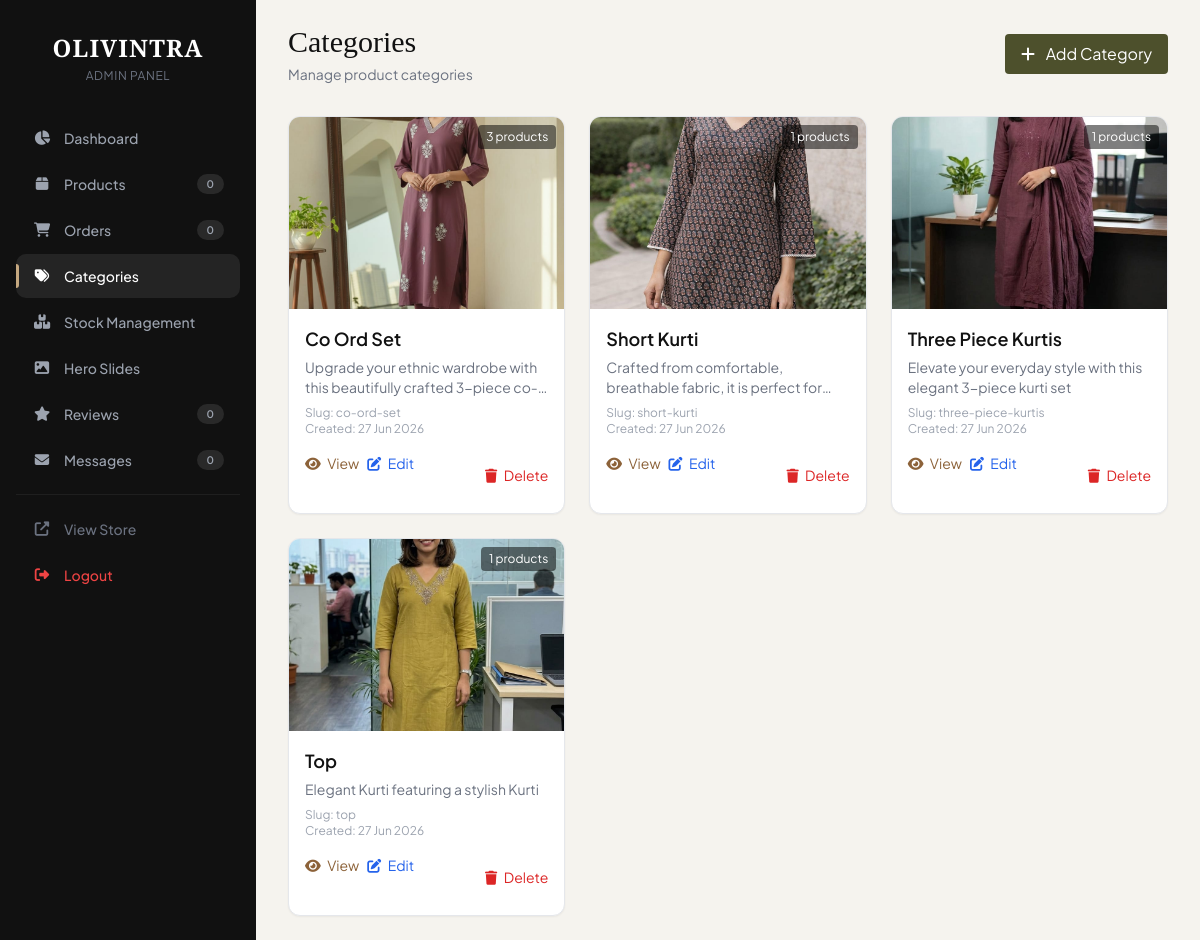
The page /admin/categories (signed in) on the database its author committed.
### models.py (models this page shows, shortened)
class Category(db.Model):
    id = db.Column(db.Integer, primary_key=True)
    name = db.Column(db.String(100), nullable=False)
    slug = db.Column(db.String(100), unique=True, nullable=False)
    image = db.Column(db.String(200))
    description = db.Column(db.Text)
    created_at = db.Column(db.DateTime, default=datetime.utcnow)
    updated_at = db.Column(db.DateTime, default=datetime.utcnow, onupdate=datetime.utcnow)
    products = db.relationship('Product', backref='category', lazy=True)

### app.py (the view)
@app.route('/admin/categories')
@login_required
@admin_required
def admin_categories():
    categories = Category.query.order_by(Category.name).all()
    return render_template('admin/categories.html', categories=categories)

### app.py (called while the page is built, shortened)
@login_manager.user_loader
def load_user(user_id):
    admin = Admin.query.get(int(user_id))
    if admin:
        return admin
    return None

@app.before_request
def create_admin():
    if not Admin.query.first():
        admin = Admin(username=Config.ADMIN_USERNAME)
        admin.set_password(Config.ADMIN_PASSWORD)
        db.session.add(admin)
        db.session.commit()

@app.context_processor
def utility_processor():
    def cart_count():
        if 'cart' in session:
            return sum(item['quantity'] for item in session['cart'])
        return 0
    whatsapp_number = '+919037392700'
    whatsapp_url = f'https://wa.me/{whatsapp_number}'
    return dict(
        cart_count=cart_count,
        whatsapp_number=whatsapp_number,
        whatsapp_url=whatsapp_url,
        datetime=datetime
    )

def admin_required(f):
    @wraps(f)
    def decorated_function(*args, **kwargs):
        if not current_user.is_authenticated:
            flash('Please login as admin to continue.', 'error')
            return redirect(url_for('admin_login'))
        if not isinstance(current_user, Admin):
            flash('Access denied. Admin only.', 'error')
            return redirect(url_for('admin_login'))
        return f(*args, **kwargs)
    return decorated_function

### templates/admin/categories.html (shortened to what this page needs)
{% extends "admin/base_admin.html" %}
{% block admin_content %}
<div class="mb-8">
    <div class="flex justify-between items-center">
        <div>
            <h2 class="text-3xl font-serif text-brand-dark">Categories</h2>
            <p class="text-gray-500 text-sm mt-1">Manage product categories</p>
        </div>
        <a href="{{ url_for('admin_add_category') }}" class="bg-[#4d502c] text-white px-4 py-2 rounded hover:bg-[#3d4022] transition">
            <i class="fas fa-plus mr-2"></i> Add Category
        </a>
    </div>
</div>
<div class="grid grid-cols-1 sm:grid-cols-2 lg:grid-cols-3 xl:grid-cols-4 gap-6">
    {% for category in categories %}
    <div class="bg-white rounded-xl shadow-sm border border-gray-200 overflow-hidden hover:shadow-md transition group">
        <div class="relative h-48 bg-gray-100">
            {% if category.image %}
            <img src="{{ url_for('static', filename='uploads/' + category.image) }}"
                 alt="{{ category.name }}"
                 class="w-full h-full object-cover">
            {% else %}
            <div class="w-full h-full flex items-center justify-center text-gray-400">
                <i class="fas fa-image text-4xl"></i>
            </div>
            {% endif %}
            <div class="absolute top-2 right-2 flex gap-1">
                <span class="bg-black/50 text-white text-xs px-2 py-1 rounded">
                    {{ category.products|length }} products
                </span>
            </div>
        </div>
        <div class="p-4">
            <h3 class="font-semibold text-brand-dark text-lg">{{ category.name }}</h3>
            {% if category.description %}
            <p class="text-gray-500 text-sm mt-1 line-clamp-2">{{ category.description }}</p>
            {% endif %}
            <p class="text-xs text-gray-400 mt-2">Slug: {{ category.slug }}</p>
            <p class="text-xs text-gray-400">Created: {{ category.created_at.strftime('%d %b %Y') }}</p>
            <div class="mt-4 flex gap-2">
                <a href="{{ url_for('shop') }}?category={{ category.slug }}"
                   target="_blank"
                   class="text-sm text-brand-accent hover:underline">
                    <i class="fas fa-eye mr-1"></i> View
                </a>
                <a href="{{ url_for('admin_edit_category', id=category.id) }}"
                   class="text-sm text-blue-600 hover:text-blue-800">
                    <i class="fas fa-edit mr-1"></i> Edit
                </a>
                <button onclick="deleteCategory({{ category.id }})"
                        class="text-sm text-red-600 hover:text-red-800 ml-auto">
                    <i class="fas fa-trash mr-1"></i> Delete
                </button>
            </div>
        </div>
    </div>
    {% endfor %}
</div>
{% endblock %}

### templates/admin/base_admin.html (shortened to what this page needs)
<!DOCTYPE html>
<html lang="en">
<head>
    <script src="https://cdn.tailwindcss.com"></script>
    <link rel="stylesheet" href="https://cdnjs.cloudflare.com/ajax/libs/font-awesome/6.5.0/css/all.min.css">
</head>
<body class="{% if is_login_page %}login-page{% endif %}">
                {% set pending_count = pending_orders|default(0) %}
                {% set review_count = pending_reviews|default(0) %}
                {% set msg_count = unread_messages|default(0) %}
    <div class="min-h-screen flex" style="background-color: #f5f3ee;">
        <div class="desktop-sidebar w-64 bg-brand-dark text-white min-h-screen p-4 flex-shrink-0" style="background: #111111;">
            <div class="mb-8 pt-4">
                <h1 class="text-2xl font-serif font-bold text-center tracking-wider text-white">OLIVINTRA</h1>
                <p class="text-center text-xs text-gray-500 mt-1 uppercase tracking-wider">Admin Panel</p>
            </div>
            <nav class="space-y-0.5">
                <a href="/admin" class="sidebar-link {% if request.path == '/admin' %}active{% endif %}">
                    <i class="fas fa-chart-pie"></i> Dashboard
                </a>
                <a href="/admin/products" class="sidebar-link {% if '/products' in request.path %}active{% endif %}">
                    <i class="fas fa-box"></i> Products
                    <span class="badge">{{ total_products if total_products else 0 }}</span>
                </a>
                <a href="/admin/orders" class="sidebar-link {% if '/orders' in request.path %}active{% endif %}">
                    <i class="fas fa-shopping-cart"></i> Orders
                    {% set pending_count = pending_orders|default(0) %}
                    <span class="badge {% if pending_count > 0 %}alert{% endif %}">{{ pending_count }}</span>
                </a>
                <a href="/admin/categories" class="sidebar-link {% if '/categories' in request.path %}active{% endif %}">
                    <i class="fas fa-tags"></i> Categories
                </a>
                <a href="/admin/stock-management" class="sidebar-link {% if '/stock-management' in request.path %}active{% endif %}">
                    <i class="fas fa-boxes"></i> Stock Management
                </a>
                <a href="/admin/hero" class="sidebar-link {% if '/hero' in request.path %}active{% endif %}">
                    <i class="fas fa-image"></i> Hero Slides
                </a>
                <a href="/admin/reviews" class="sidebar-link {% if '/reviews' in request.path %}active{% endif %}">
                    <i class="fas fa-star"></i> Reviews
                    {% set review_count = pending_reviews|default(0) %}
                    <span class="badge {% if review_count > 0 %}warning{% endif %}">{{ review_count }}</span>
                </a>
                <a href="/admin/messages" class="sidebar-link {% if '/messages' in request.path %}active{% endif %}">
                    <i class="fas fa-envelope"></i> Messages
                    {% set msg_count = unread_messages|default(0) %}
                    <span class="badge {% if msg_count > 0 %}info{% endif %}">{{ msg_count }}</span>
                </a>
                <hr style="border-color:rgba(255,255,255,0.06); margin:12px 0;">
                <a href="/" target="_blank" class="sidebar-link" style="color:#6b7280;">
                    <i class="fas fa-external-link-alt"></i> View Store
                </a>
                <button class="sidebar-link" style="color:#ef4444; width:100%; text-align:left; border:none; background:none; font-size:0.875rem; font-weight:500; font-family:inherit; padding:11px 16px; cursor:pointer;" onclick="openLogoutModal()">
                    <i class="fas fa-sign-out-alt"></i> Logout
                </button>
            </nav>
        </div>
        <div class="flex-1 min-w-0 admin-main" style="padding: 24px 32px;">
            {% block admin_content %}{% endblock %}
        </div>
    </div>
</body>
</html>

### templates/admin/base_admin.html (style rules this page uses)
* { box-sizing: border-box; }
body { font-family: 'Plus Jakarta Sans', sans-serif; background-color: #f5f3ee; color: #111111; }
.font-serif { font-family: 'Playfair Display', serif; }
.sidebar-link { transition: all 0.2s ease; display: flex; align-items: center; gap: 12px; padding: 11px 16px; border-radius: 10px; font-size: 0.875rem; font-weight: 500; color: #9ca3af; text-decoration: none; position: relative; cursor: pointer; }
.sidebar-link.active { background: rgba(255,255,255,0.08); color: #ffffff; }
.sidebar-link.active::before { content: ''; position: absolute; left: 0; top: 50%; transform: translateY(-50%); width: 3px; height: 24px; background: #c5a880; border-radius: 0 3px 3px 0; }
.sidebar-link i { width: 20px; text-align: center; flex-shrink: 0; font-size: 0.9rem; }
.sidebar-link .badge { margin-left: auto; font-size: 0.65rem; padding: 2px 10px; border-radius: 12px; font-weight: 600; background: rgba(255,255,255,0.1); color: #9ca3af; transition: all 0.2s ease; }
.desktop-sidebar { display: block; }
button, .btn, .menu-btn, .close-btn, .sidebar-link, .menu-link { min-height: 44px; min-width: 44px; touch-action: manipulation; -webkit-tap-highlight-color: transparent; }

### rows shown on the page
Category: image (picture), products|length "3", name "Co Ord Set", description "Upgrade your ethnic wardrobe with this beautifully crafted…", slug "co-ord-set", created_at "27 Jun 2026"
Category: image (picture), products|length "1", name "Short Kurti", description "Crafted from comfortable, breathable fabric, it is perfect…", slug "short-kurti", created_at "27 Jun 2026"
Category: image (picture), products|length "1", name "Three Piece Kurtis", description "Elevate your everyday style with this elegant 3-piece kurti set", slug "three-piece-kurtis", created_at "27 Jun 2026"
Category: image (picture), products|length "1", name "Top", description "Elegant Kurti featuring a stylish Kurti", slug "top", created_at "27 Jun 2026"

### other values the page prints
{{ total_products if total_products else 0 }} "0"
{{ pending_count }} "0"
{{ review_count }} "0"
{{ msg_count }} "0"
